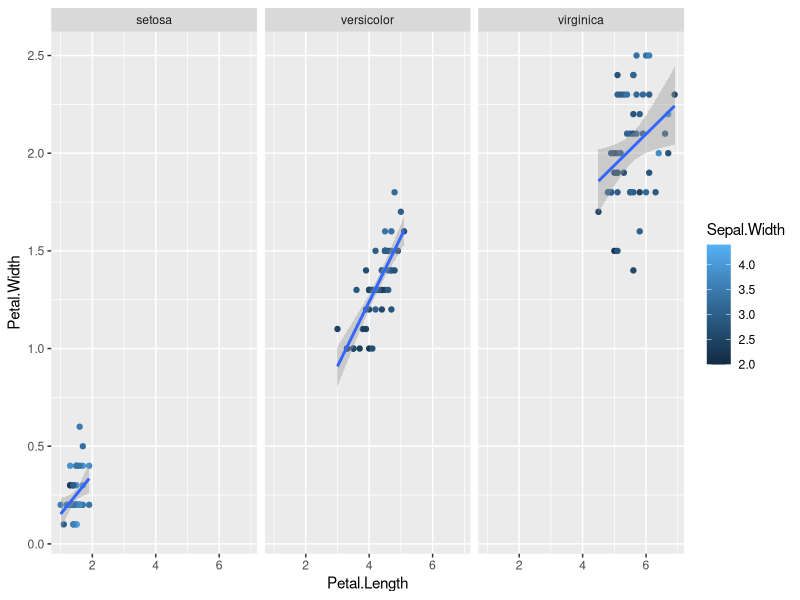
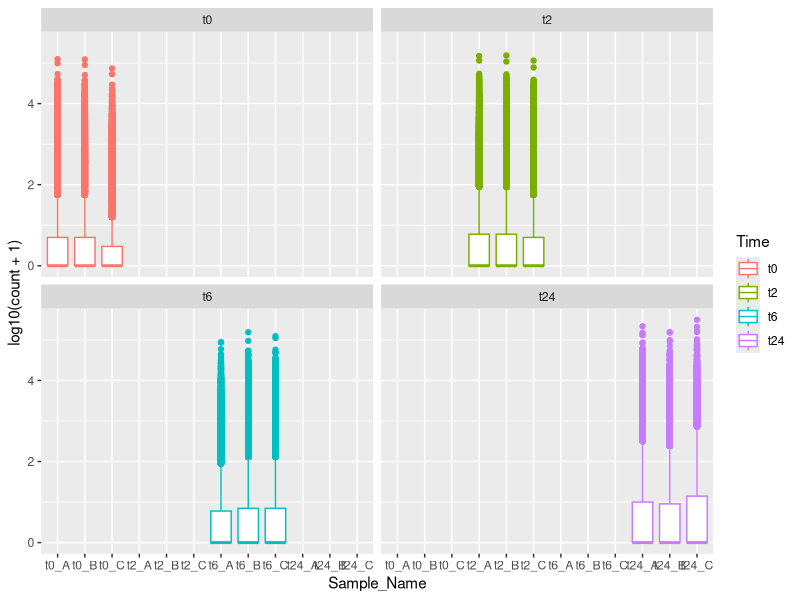
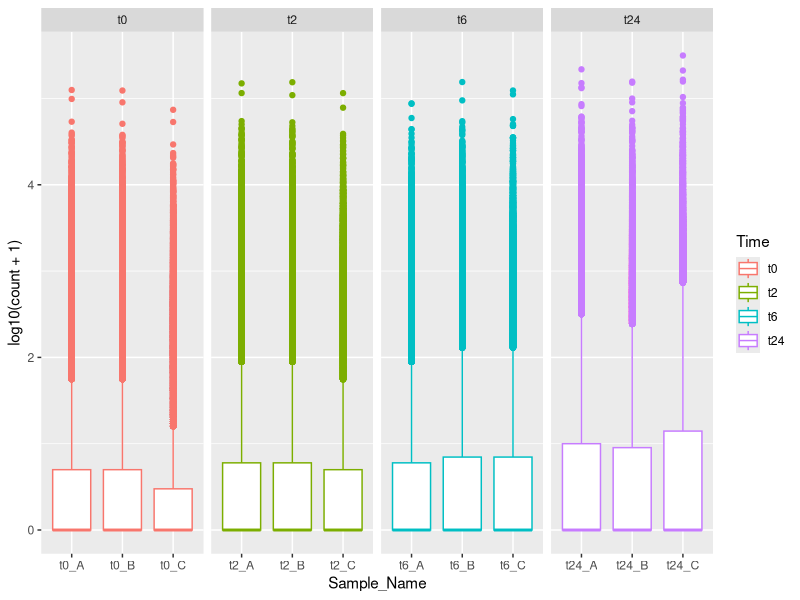
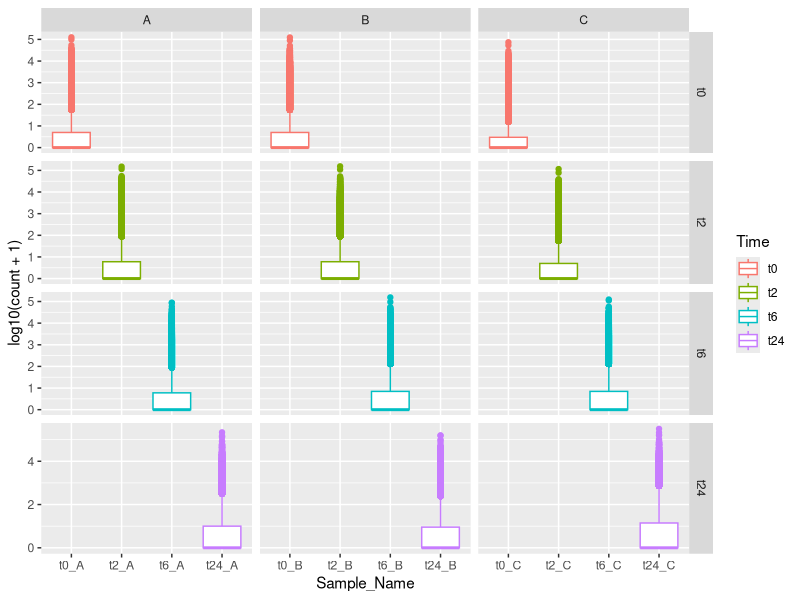
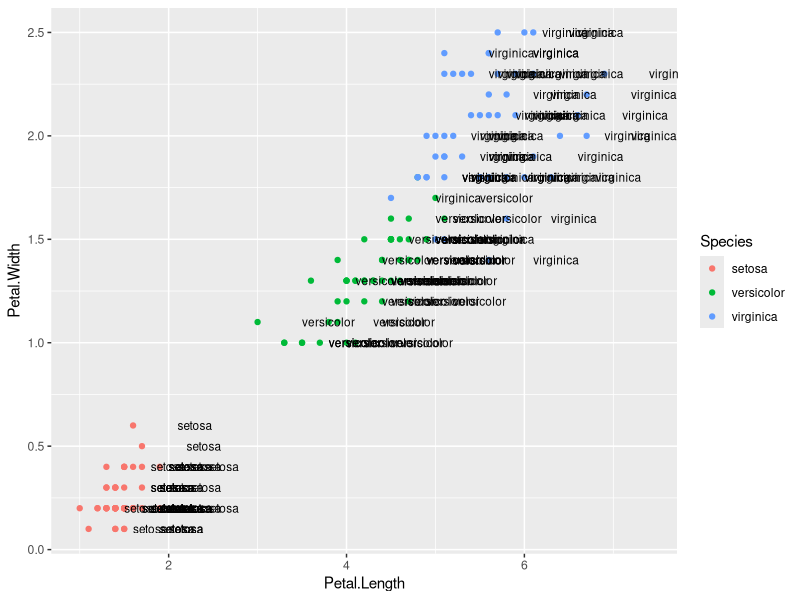
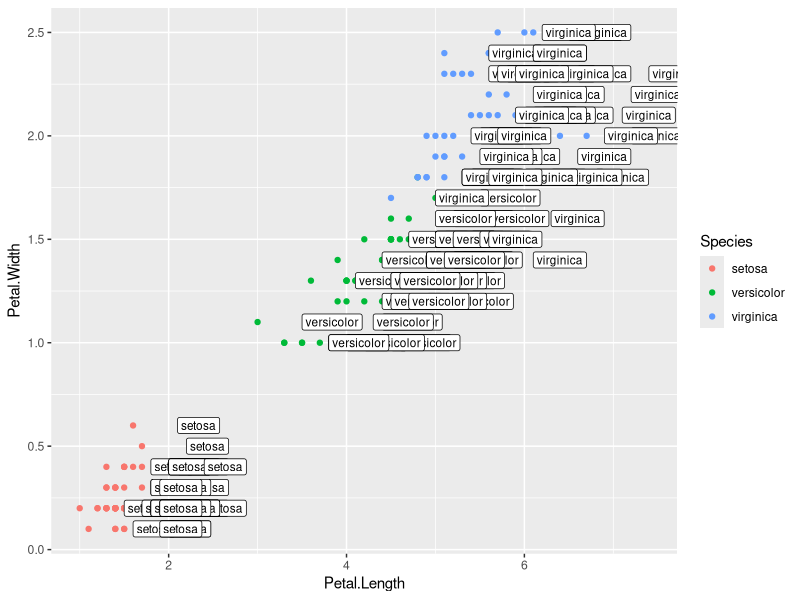
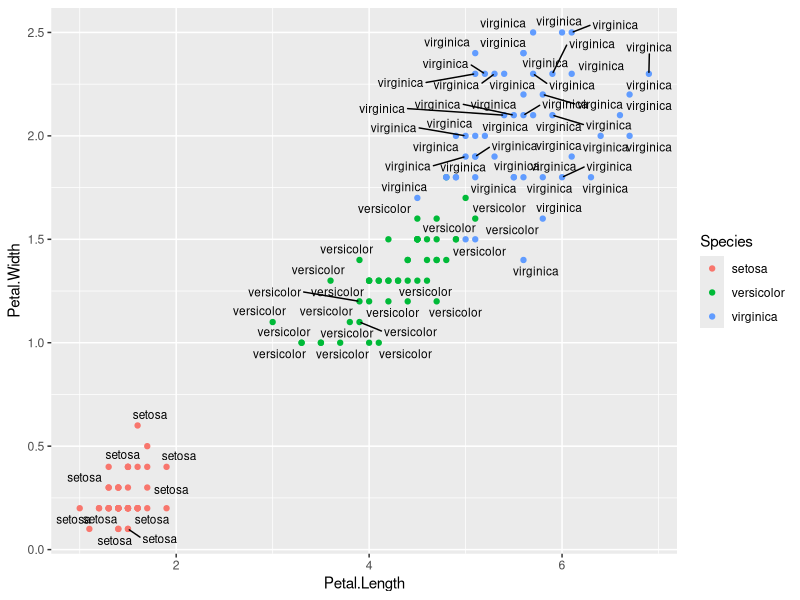
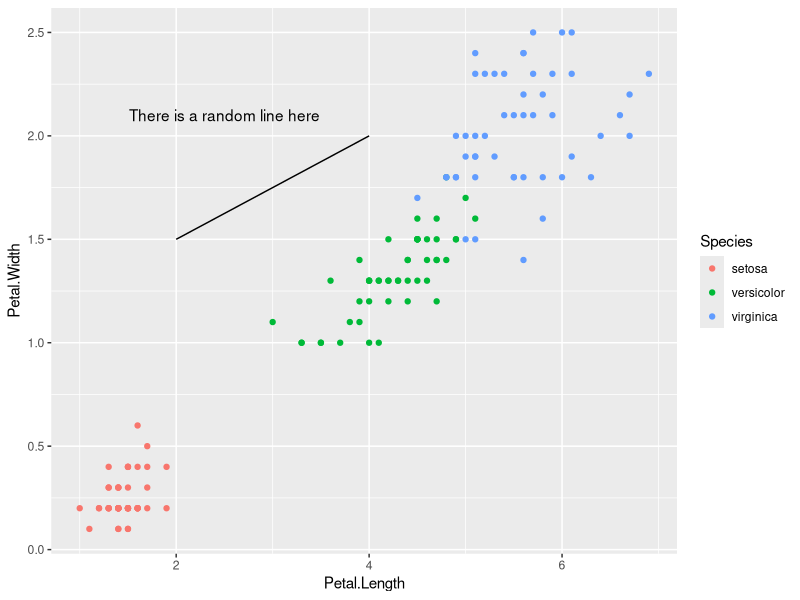

Recreate these plots in R, in order.
## ---- chunk 1
hooks = knitr::knit_hooks$get()
hook_foldable = function(type) {
  force(type)
  function(x, options) {
    res = hooks[[type]](x, options)
    
    if (isFALSE(options[[paste0("fold.", type)]])) return(res)
    
    paste0(
      "<details><summary>", type, "</summary>\n\n",
      res,
      "\n\n</details>"
    )
  }
}
knitr::knit_hooks$set(
  output = hook_foldable("output"),
  plot = hook_foldable("plot")
)
## ---- chunk 2

## ---- chunk 3
library(dplyr)
library(ggplot2)
library(reshape2)
data("iris")
gc <- read.table("data/counts_raw.txt", header = T, row.names = 1, sep = "\t")
md <- read.table("data/metadata.csv", header = T, sep = ";")
rownames(md) <- md$Sample_ID

library(tidyverse)
gc_long <- gc %>%
  rownames_to_column(var = "Gene") %>%
  gather(Sample_ID, count, -Gene) %>% 
  full_join(md, by = "Sample_ID") %>% 
  select(Sample_ID, everything()) %>% 
  select(-c(Gene,count), c(Gene,count)) 
gc_long$Sample_Name <- factor(gc_long$Sample_Name, levels = c("t0_A","t0_B","t0_C","t2_A","t2_B","t2_C","t6_A","t6_B","t6_C","t24_A","t24_B","t24_C"))
gc_long$Time <- factor(gc_long$Time, levels = c("t0","t2","t6","t24"))
gc_long$Replicate <- factor(gc_long$Replicate, levels = c("A","B","C"))
## ---- chunk 4
ggplot(data=iris,mapping=aes(x=Petal.Length,y=Petal.Width))+
  geom_point(aes(color=Sepal.Width))+
  geom_smooth(method="lm") + 
  facet_wrap(~Species)
## ---- chunk 5
ggplot(data = gc_long) +
  geom_boxplot(mapping = aes(x = Sample_Name, y = log10(count + 1), color = Time)) +
  facet_wrap(~Time)
## ---- chunk 6
ggplot(data = gc_long) +
  geom_boxplot(mapping = aes(x = Sample_Name, y = log10(count + 1), color = Time)) +
  facet_grid(~Time , scales = "free", space = "free")
## ---- chunk 7
ggplot(data = gc_long) +
  geom_boxplot(mapping = aes(x = Sample_Name, y = log10(count + 1), color = Time)) +
  facet_grid(rows = vars(Time), cols = vars(Replicate), scales = "free", space = "free")
## ---- chunk 8
ggplot(data=iris,mapping=aes(x=Petal.Length,y=Petal.Width))+
  geom_point(aes(color=Species))+
  geom_text(aes(label=Species,hjust=0),nudge_x=0.5,size=3)
## ---- chunk 9
ggplot(data=iris,mapping=aes(x=Petal.Length,y=Petal.Width))+
  geom_point(aes(color=Species))+
  geom_label(aes(label=Species,hjust=0),nudge_x=0.5,size=3)
## ---- chunk 10
library(ggrepel)
ggplot(data=iris,mapping=aes(x=Petal.Length,y=Petal.Width))+
  geom_point(aes(color=Species))+
  geom_text_repel(aes(label=Species),size=3)
## ---- chunk 11
ggplot(data=iris,mapping=aes(x=Petal.Length,y=Petal.Width))+
  geom_point(aes(color=Species))+
  annotate("text",x=2.5,y=2.1,label="There is a random line here")+
  annotate("segment",x=2,xend=4,y=1.5,yend=2)
## ---- chunk 12
ggplot(data=iris,mapping=aes(x=Species,y=Petal.Width))+
  geom_col()
## ---- chunk 13
se <- function(x) sqrt(var(x)/length(x))
gc_long %>% 
  group_by(Time) %>% 
  summarise(mean=mean(log10(count +1)),se=se(log10(count +1))) %>%
  head()
## ---- chunk 14
gc_long %>% 
  group_by(Time) %>% 
  summarise(mean=mean(log10(count +1)),se=se(log10(count +1))) %>%
  ggplot(aes(x=Time, y=mean)) + 
  geom_bar(stat = "identity")
## ---- chunk 15
gc_long %>% 
  group_by(Time) %>% 
  summarise(mean=mean(log10(count +1)),se=se(log10(count +1))) %>%
  ggplot(aes(x=Time, y=mean)) + 
  geom_col() +
  coord_flip()
## ---- chunk 16
gc_long %>% 
  group_by(Time) %>% 
  summarise(mean=mean(log10(count +1)),se=se(log10(count +1))) %>%
  ggplot(aes(x=Time, y=mean, fill = Time)) + 
  geom_col() +
  geom_errorbar(aes(ymax=mean+se,ymin=mean-se),width=0.2)
## ---- chunk 17
se <- function(x) sqrt(var(x)/length(x))
gc_long %>% 
  group_by(Time, Replicate) %>% 
  summarise(mean=mean(log10(count +1)),se=se(log10(count +1))) %>%
  head()
## ---- chunk 18
gc_long %>% 
  group_by(Time, Replicate) %>% 
  summarise(mean=mean(log10(count +1)),se=se(log10(count +1))) %>%
  ggplot(aes(x=Time, y=mean, fill = Replicate)) + 
  geom_col(position = "stack")
## ---- chunk 19
gc_long %>% 
  group_by(Time, Replicate) %>% 
  summarise(mean=mean(log10(count +1)),se=se(log10(count +1))) %>%
  ggplot(aes(x=Time, y=mean, fill = Replicate)) + 
  geom_col(position = "dodge")
## ---- chunk 20
gc_long %>% 
  group_by(Time, Replicate) %>% 
  summarise(mean=mean(log10(count +1)),se=se(log10(count +1))) %>%
  ggplot(aes(x= Time, y= mean, fill = Replicate)) + 
  geom_col(position = "dodge") +
  geom_errorbar(aes(ymin=mean-se, ymax=mean+se), position = "dodge")
## ---- chunk 21
gc_long %>% 
  group_by(Time, Replicate) %>% 
  summarise(mean=mean(log10(count +1)),se=se(log10(count +1))) %>%
  ggplot(aes(x= Time, y= mean, fill = Replicate)) + 
  geom_col(position = position_dodge2()) +
  geom_errorbar(aes(ymin=mean-se, ymax=mean+se), position = position_dodge2(.9, padding = .6))
## ---- chunk 22

gc_raw <- read.table(file = "data/counts_raw.txt", sep = "\t", header = T)
gc_filt <- read.table(file = "data/counts_filtered.txt", sep = "\t", header = T)
gc_vst <- read.table(file = "data/counts_vst.txt", sep = "\t", header = T)
gc_deseq <- read.table(file = "data/counts_deseq2.txt", sep = "\t", header = T)
md <- read.table("data/metadata.csv", header = T, sep = ";")

gene_counts_all <- 
  gc_raw %>% gather(Sample_ID, Raw, -Gene) %>%
  full_join(gc_filt %>% gather(Sample_ID, Filtered, -Gene), by = c("Gene", "Sample_ID")) %>%
  full_join(gc_vst %>% gather(Sample_ID, VST, -Gene), by = c("Gene", "Sample_ID")) %>%
  full_join(gc_deseq %>% gather(Sample_ID, DESeq2, -Gene), by = c("Gene", "Sample_ID")) %>%
  gather(Method, count, Raw:DESeq2) %>%
  filter(!is.na(count)) %>%
  full_join(md, by = "Sample_ID")

gene_counts_all$Time <- factor(gene_counts_all$Time, levels = c("t0","t2","t6","t24"))
gene_counts_all$Replicate <- factor(gene_counts_all$Replicate, levels = c("A","B","C"))
gene_counts_all$Method <- factor(gene_counts_all$Method, levels = c("Raw","Filtered","DESeq2","VST"))

gene_counts_all %>% 
  group_by(Time, Replicate, Method) %>% 
  summarise(mean=mean(log10(count +1)),se=se(log10(count +1))) %>%
  ggplot(aes(x= Time, y= mean, fill = Replicate)) + 
  geom_bar(position = position_dodge2(), stat = "identity") +
  geom_errorbar(aes(ymin=mean-se, ymax=mean+se), position = position_dodge2(.9, padding = .6)) +
  facet_wrap(~Method, scales = "free")
## ---- chunk 23
gene_counts_all %>% 
  group_by(Time, Replicate, Method) %>% 
  ggplot() +
  geom_boxplot(mapping = aes(x = Sample_Name, y = log10(count + 1), fill = Time)) +
  facet_wrap(~Method*Replicate, ncol = 3, scales = "free")
## ---- chunk 24
sessionInfo()
